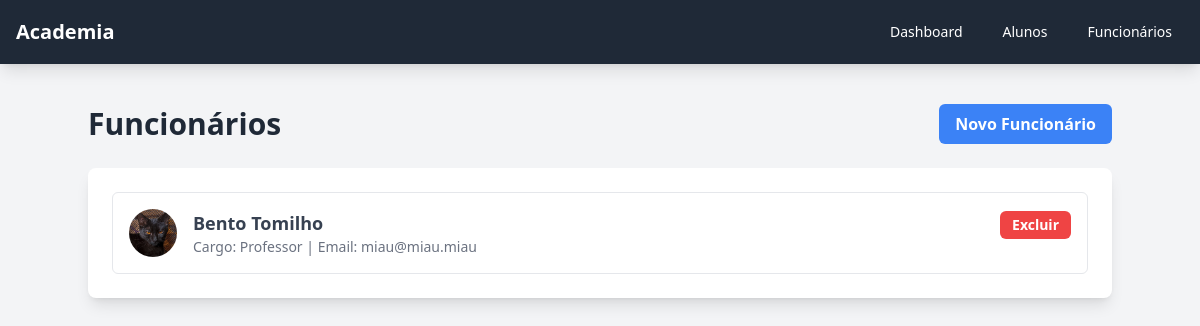
The app's page /funcionarios with its own data.
### app.py (models this page shows)
class Funcionario(db.Model):
    __tablename__ = 'funcionarios'
    id = db.Column(db.Integer, primary_key=True)
    nome = db.Column(db.String(100), nullable=False)
    foto = db.Column(db.String(100), nullable=True, default='default.png')
    cargo = db.Column(db.String(50), nullable=False)
    cref = db.Column(db.String(20), unique=True, nullable=True)
    endereco = db.Column(db.String(200), nullable=True)
    cidade = db.Column(db.String(100), nullable=True)
    estado = db.Column(db.String(2), nullable=True)
    cep = db.Column(db.String(9), nullable=True)
    telefone = db.Column(db.String(20), nullable=True)
    email = db.Column(db.String(100), unique=True, nullable=True)
    data_admissao = db.Column(db.String(10), nullable=True)

### app.py (the view)
@app.route('/funcionarios')
def lista_funcionarios():
    funcionarios = Funcionario.query.order_by(Funcionario.nome).all()
    return render_template('lista_funcionarios.html', funcionarios=funcionarios)

### templates/lista_funcionarios.html (shortened to what this page needs)
{% extends 'base.html' %}
{% block content %}
<div class="max-w-5xl mx-auto">
    <div class="flex justify-between items-center mb-6">
        <h1 class="text-3xl font-bold text-gray-800">Funcionários</h1>
        <a href="{{ url_for('novo_funcionario') }}" class="bg-blue-500 text-white font-semibold py-2 px-4 rounded-md hover:bg-blue-600 transition-colors">
            Novo Funcionário
        </a>
    </div>
    <div class="bg-white p-6 shadow-lg rounded-lg">
        <ul class="space-y-4">
            {% for func in funcionarios %}
                <li class="p-4 border rounded-md flex items-center">
                    <img src="{{ url_for('static', filename='uploads/' + func.foto) }}" alt="Foto de {{ func.nome }}" class="w-12 h-12 rounded-full object-cover mr-4">
                    <div class="flex-grow">
                        <a href="{{ url_for('perfil_funcionario', funcionario_id=func.id) }}" class="hover:underline">
                            <p class="font-semibold text-lg text-gray-700">{{ func.nome }}</p>
                        </a>
                        <p class="text-sm text-gray-500">Cargo: {{ func.cargo }} | Email: {{ func.email or 'N/A' }}</p>
                    </div>
                    <form action="{{ url_for('excluir_funcionario', funcionario_id=func.id) }}" method="post" class="ml-4" onsubmit="return confirm('Tem certeza?');">
                        <button type="submit" class="bg-red-500 hover:bg-red-700 text-white font-bold py-1 px-3 rounded-md text-sm">
                            Excluir
                        </button>
                    </form>
                </li>
            {% else %}
                <li class="text-gray-500 text-center py-4">Nenhum funcionário cadastrado.</li>
            {% endfor %}
        </ul>
    </div>
</div>
{% endblock %}

### records on screen
Funcionario: foto (picture), nome "Bento Tomilho", cargo "Professor", email "miau@miau.miau"
